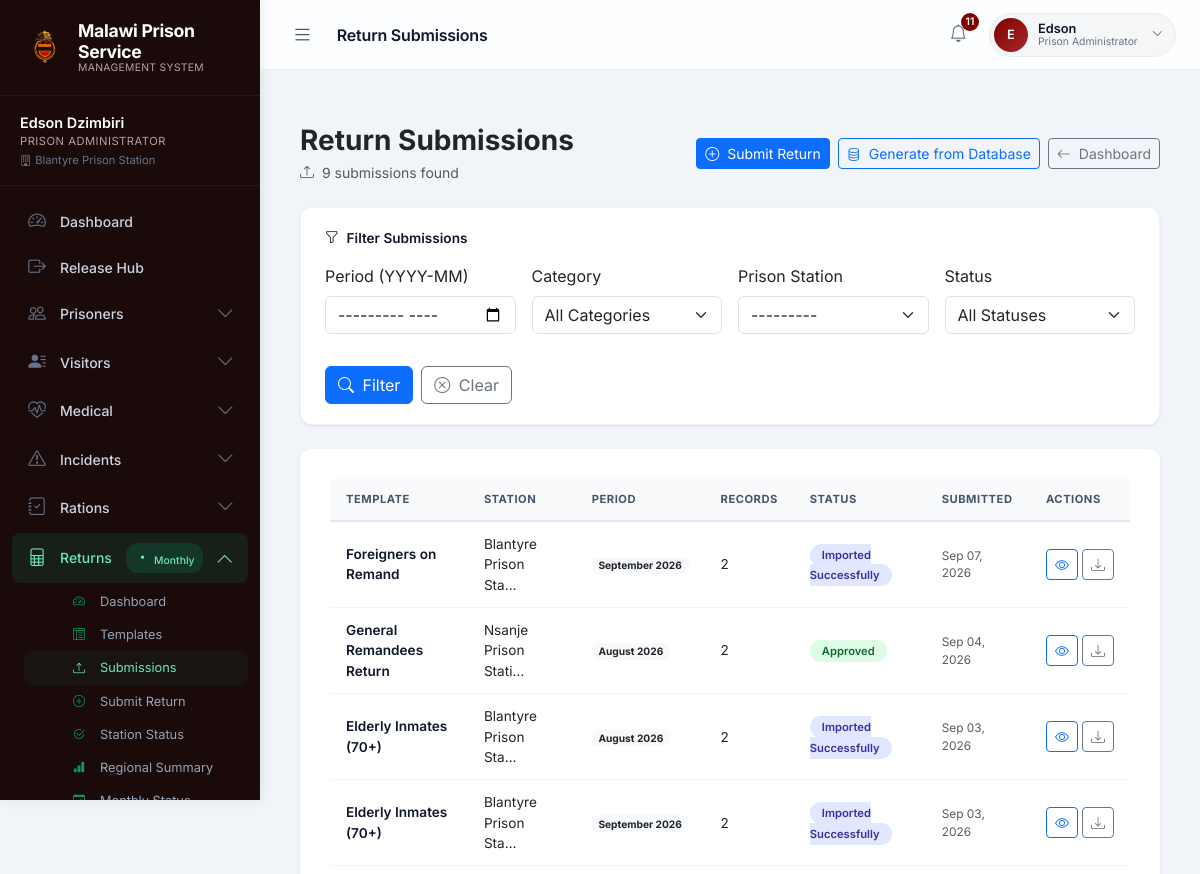
/returns/submissions/ (signed in, upper part), run on an earlier commit of the app's database.
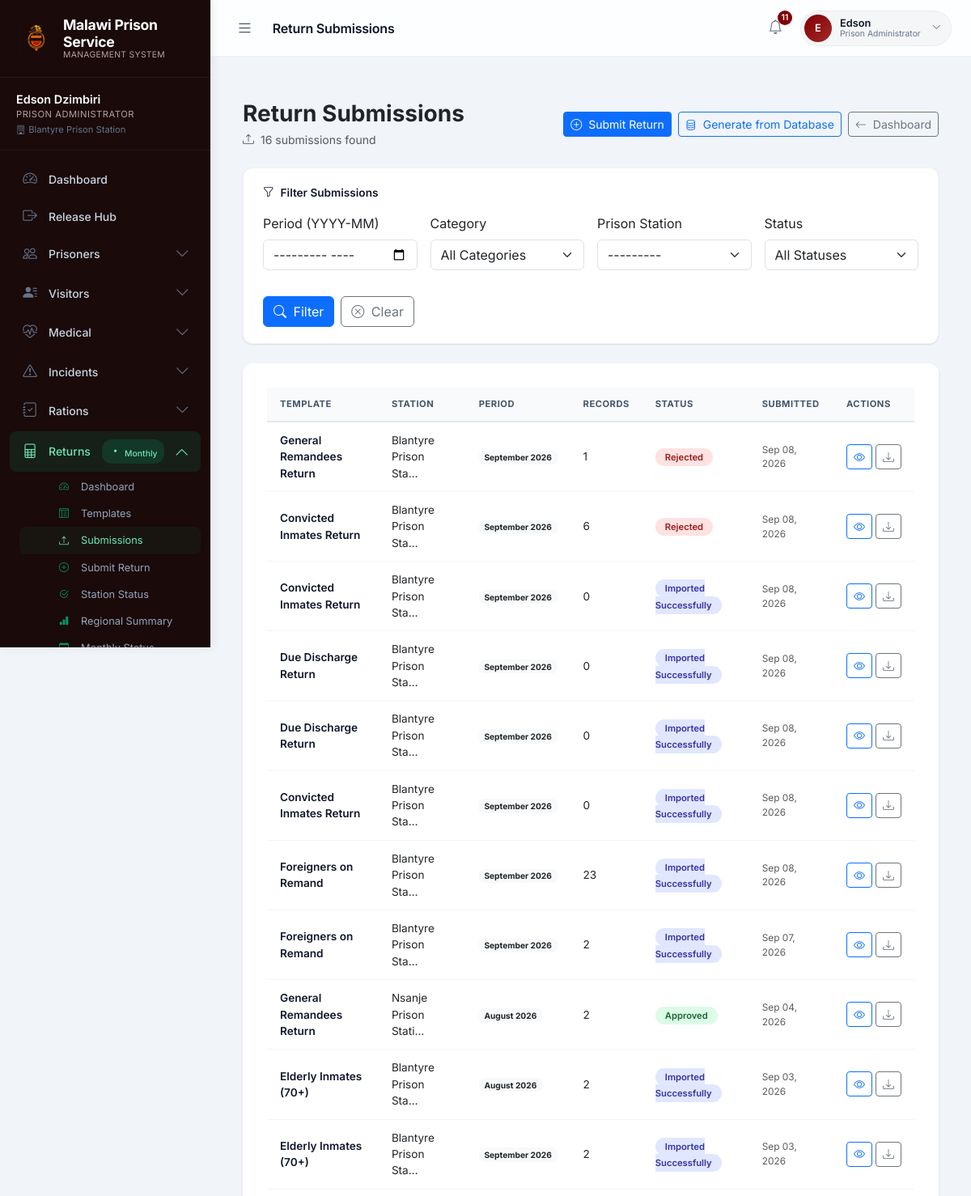
And on a later commit of the database.
### returns/models.py (models this page shows, shortened)
class ReturnSubmission(models.Model):
    STATUS_CHOICES = [
        ('pending', 'Pending Review'),
        ('validated', 'Validated'),
        ('rejected', 'Rejected'),
        ('imported', 'Imported Successfully'),
        ('approved', 'Approved'),
    ]
    template = models.ForeignKey(ReturnTemplate, on_delete=models.CASCADE, related_name='submissions')
    prison_station = models.ForeignKey(PrisonStation, on_delete=models.CASCADE, related_name='return_submissions')
    file = models.FileField(
        upload_to='return_submissions/',
        validators=[FileExtensionValidator(['csv', 'xlsx', 'xls'])]
    )
    status = models.CharField(max_length=20, choices=STATUS_CHOICES, default='pending')
    submitted_by = models.ForeignKey(
        User,
        on_delete=models.SET_NULL,
        null=True,
        related_name='return_submissions'
    )
    submitted_at = models.DateTimeField(auto_now_add=True)
    processed_at = models.DateTimeField(null=True, blank=True)
    processed_by = models.ForeignKey(
        User,
        on_delete=models.SET_NULL,
        null=True,
        related_name='processed_returns'
    )
    year = models.PositiveIntegerField(
        default=timezone.now().year,
        help_text="Reporting year (e.g., 2026)"
    )
    month = models.PositiveIntegerField(
        default=timezone.now().month,
        help_text="Reporting month (1-12)"
    )
    period = models.CharField(
        max_length=20,
        default=timezone.now().strftime('%Y-%m'),
        help_text="Reporting period (YYYY-MM)"
    )
    row_count = models.PositiveIntegerField(default=0)
    error_count = models.PositiveIntegerField(default=0)
    error_log = models.TextField(blank=True)
    notes = models.TextField(blank=True)
    total_male = models.PositiveIntegerField(default=0)
    total_female = models.PositiveIntegerField(default=0)
    class Meta:
        ordering = ['-submitted_at']
        indexes = [
            models.Index(fields=['year', 'month']),
            models.Index(fields=['period']),
            models.Index(fields=['prison_station', 'template']),
        ]
    @property
    def month_name(self):
        month_names = {
            1: 'January', 2: 'February', 3: 'March', 4: 'April',
            5: 'May', 6: 'June', 7: 'July', 8: 'August',
            9: 'September', 10: 'October', 11: 'November', 12: 'December'
        }
        return month_names.get(self.month, 'Unknown')
    @property
    def period_display(self):
        return f"{self.month_name} {self.year}"

class ReturnTemplate(models.Model):
    CATEGORY_CHOICES = [
        ('convicted_inmates', 'Convicted Inmates'),
        ('due_discharge', 'Due Discharge'),
        ('remand_murder', 'Remand Murder Prisoners'),
        ('convicted_foreigners', 'Convicted Foreigners'),
        ('general_remand', 'General Remandees'),
        ('pardon_consideration', 'Pardon Consideration'),
        ('chronically_ill', 'Chronically Ill Convicted'),
        ('elderly_inmates', 'Elderly Inmates (70+)'),
        ('discharged_reduction', 'Discharged After Reduction'),
        ('children_with_mothers', 'Children Accompanying Mothers'),
        ('pregnant_convicted', 'Pregnant Convicted'),
        ('pregnant_remand', 'Pregnant Remand'),
        ('children_remand', 'Children with Mothers on Remand'),
        ('foreigners_remand', 'Foreigners on Remand'),
    ]
    name = models.CharField(max_length=100, unique=True)
    category = models.CharField(max_length=50, choices=CATEGORY_CHOICES)
    description = models.TextField(blank=True)
    is_default = models.BooleanField(default=False, help_text="Indicates if this is a system default template")
    template_file = models.FileField(
        upload_to='return_templates/',
        null=True,
        blank=True,
        validators=[FileExtensionValidator(['csv', 'xlsx', 'xls'])]
    )
    required_columns = models.JSONField(default=list, help_text="List of required column headers")
    column_headers = models.JSONField(default=list, help_text="Display headers for the template")
    example_data = models.JSONField(default=list, help_text="Example rows for reference")
    is_active = models.BooleanField(default=True)
    created_at = models.DateTimeField(auto_now_add=True)
    updated_at = models.DateTimeField(auto_now=True)
    class Meta:
        ordering = ['category', 'name']

### prison/models.py (models this page shows)
class PrisonStation(models.Model):
    REGION_CHOICES = [
        ('southern', 'Southern Region'),
        ('northern', 'Northern Region'),
        ('eastern', 'Eastern Region'),
        ('central', 'Central Region'),
    ]
    name = models.CharField(max_length=100, unique=True)
    code = models.CharField(max_length=10, unique=True)
    location = models.CharField(max_length=100)
    region = models.CharField(max_length=10, choices=REGION_CHOICES, default='southern')
    capacity = models.PositiveIntegerField()
    date_established = models.DateField()
    created_by = models.ForeignKey(
        settings.AUTH_USER_MODEL,
        on_delete=models.SET_NULL,
        null=True,
        related_name='created_stations'
    )
    created_at = models.DateTimeField(auto_now_add=True)
    def __str__(self):
        return f"{self.name} ({self.get_region_display()})"
    class Meta:
        verbose_name = "Prison Station"
        verbose_name_plural = "Prison Stations"

### returns/views.py (the view, shortened to what this page needs)
# urls.py: path('submissions/', views.submission_list, name='submission_list'),
@login_required
def submission_list(request):
    user = request.user
    filter_form = ReturnsFilterForm(request.GET or None, user=user)
    submissions = ReturnSubmission.objects.select_related(
        'template', 'prison_station', 'submitted_by'
    ).order_by('-submitted_at')
    paginator = Paginator(submissions, 20)
    page_number = request.GET.get('page')
    page_obj = paginator.get_page(page_number)
    context = {
        'submissions': page_obj,
        'filter_form': filter_form,
        'page_obj': page_obj,
        'page_title': 'Return Submissions',
    }
    return render(request, 'returns/submission_list.html', context)

### accounts/models.py (called while the page is built)
    def is_super_admin(self):
        return self.role == 'superuser' or self.is_superuser

    def is_ict_personnel(self):
        return self.role == 'ict_personnel'

### returns/templates/returns/submission_list.html (shortened to what the changed rows need)
{% extends "prison/base.html" %}
{% load crispy_forms_tags %}
{% block content %}
<div class="container-fluid">
    <div class="d-flex align-items-center justify-content-between mb-4 flex-wrap gap-2">
        <div>
            <h1 class="h3 fw-bold mb-1">Return Submissions</h1>
            <p class="text-muted small mb-0">
                <i class="bi bi-upload me-1"></i>
                {{ page_obj.paginator.count }} submissions found
            </p>
        </div>
    </div>
    <div class="card border-0 shadow-sm" style="border-radius: 12px; overflow: hidden;">
        <div class="card-body p-0">
            {% if submissions %}
            <div class="table-responsive">
                <table class="table table-submissions">
                    <thead>
                        <tr>
                            <th>Template</th>
                            <th>Station</th>
                            <th>Period</th>
                            <th>Records</th>
                            <th>Status</th>
                            <th>Submitted</th>
                            <th>Actions</th>
                        </tr>
                    </thead>
                    <tbody>
                        {% for sub in submissions %}
                        <tr>
                            <td>
                                <a href="{% url 'returns:submission_detail' sub.id %}" class="submission-link">
                                    {{ sub.template.name|truncatechars:25 }}
                                </a>
                            </td>
                            <td>{{ sub.prison_station.name|truncatechars:20 }}</td>
                            <td>
                                <span class="badge bg-light text-dark">{{ sub.period_display }}</span>
                            </td>
                            <td>{{ sub.row_count }}</td>
                            <td>
                                <span class="status-badge {{ sub.status }}">
                                    {{ sub.get_status_display }}
                                </span>
                            </td>
                            <td class="text-muted small">{{ sub.submitted_at|date:"M d, Y" }}</td>
                            <td>
                                <div class="d-flex gap-1">
                                    <a href="{% url 'returns:submission_detail' sub.id %}"
                                       class="btn btn-sm btn-outline-primary" title="View">
                                        <i class="bi bi-eye"></i>
                                    </a>
                                    <a href="{% url 'returns:submission_download' sub.id %}"
                                       class="btn btn-sm btn-outline-secondary" title="Download">
                                        <i class="bi bi-download"></i>
                                    </a>
                                </div>
                            </td>
                        </tr>
                        {% endfor %}
                    </tbody>
                </table>
            </div>
            {% endif %}
        </div>
    </div>
</div>
{% endblock %}

What changed in the data, as far as the page shows it:
added ReturnSubmission: template.name "General Remandees Return", prison_station.name "Blantyre Prison Sta…", period_display "September 2026", row_count "1", status "Rejected", submitted_at "Sep 08, 2026"
added ReturnSubmission: template.name "Convicted Inmates Return", prison_station.name "Blantyre Prison Sta…", period_display "September 2026", row_count "6", status "Rejected", submitted_at "Sep 08, 2026"
added ReturnSubmission: template.name "Convicted Inmates Return", prison_station.name "Blantyre Prison Sta…", period_display "September 2026", row_count "0", status "Imported Successfully", submitted_at "Sep 08, 2026"
added ReturnSubmission: template.name "Due Discharge Return", prison_station.name "Blantyre Prison Sta…", period_display "September 2026", row_count "0", status "Imported Successfully", submitted_at "Sep 08, 2026"
added ReturnSubmission: template.name "Due Discharge Return", prison_station.name "Blantyre Prison Sta…", period_display "September 2026", row_count "0", status "Imported Successfully", submitted_at "Sep 08, 2026"
added ReturnSubmission: template.name "Convicted Inmates Return", prison_station.name "Blantyre Prison Sta…", period_display "September 2026", row_count "0", status "Imported Successfully", submitted_at "Sep 08, 2026"
added ReturnSubmission: template.name "Foreigners on Remand", prison_station.name "Blantyre Prison Sta…", period_display "September 2026", row_count "23", status "Imported Successfully", submitted_at "Sep 08, 2026"
Also different on the page:
{{ page_obj.paginator.count }}: "9" → "16"
